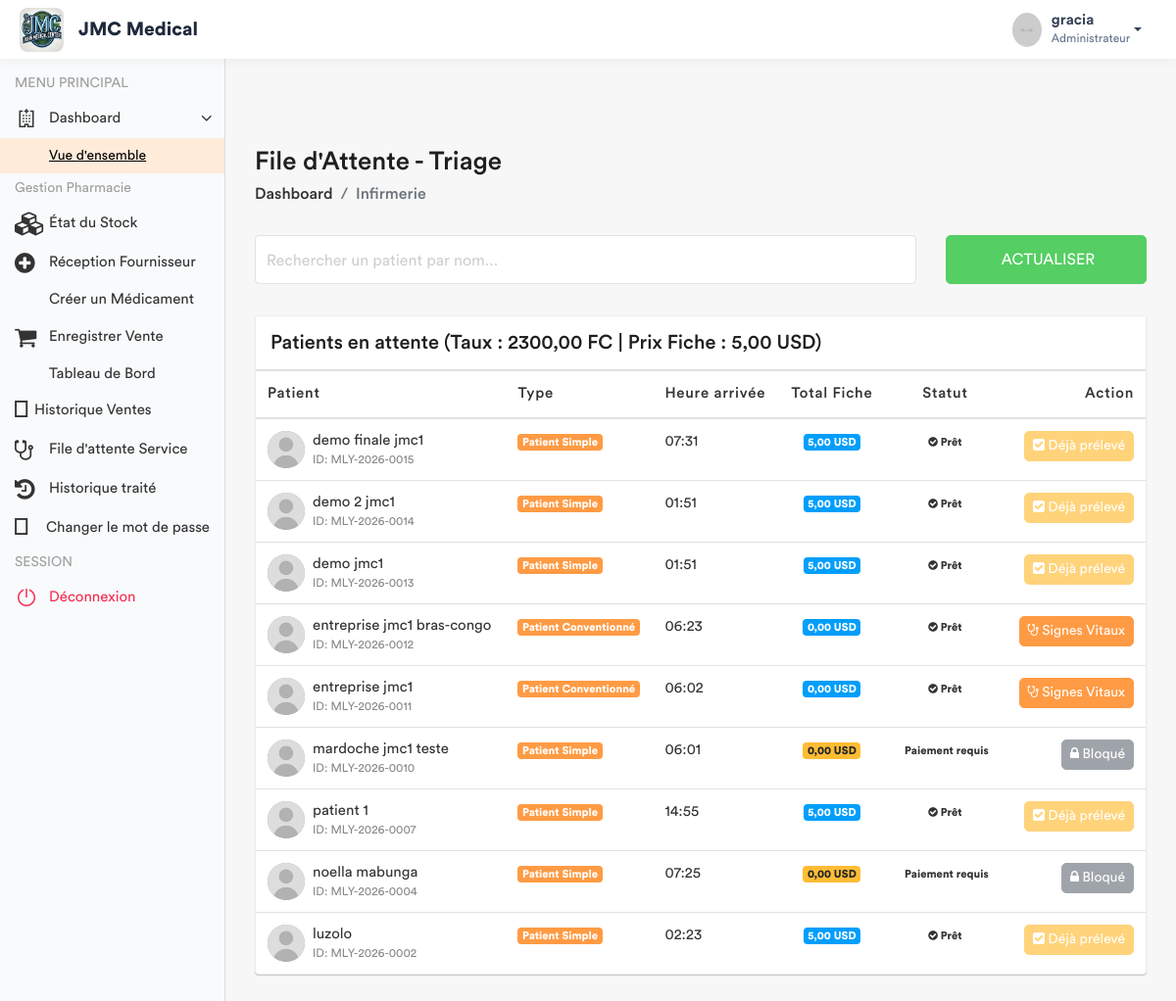
/infirmerie/attente/ (signed in), run on an earlier commit of the app's database.
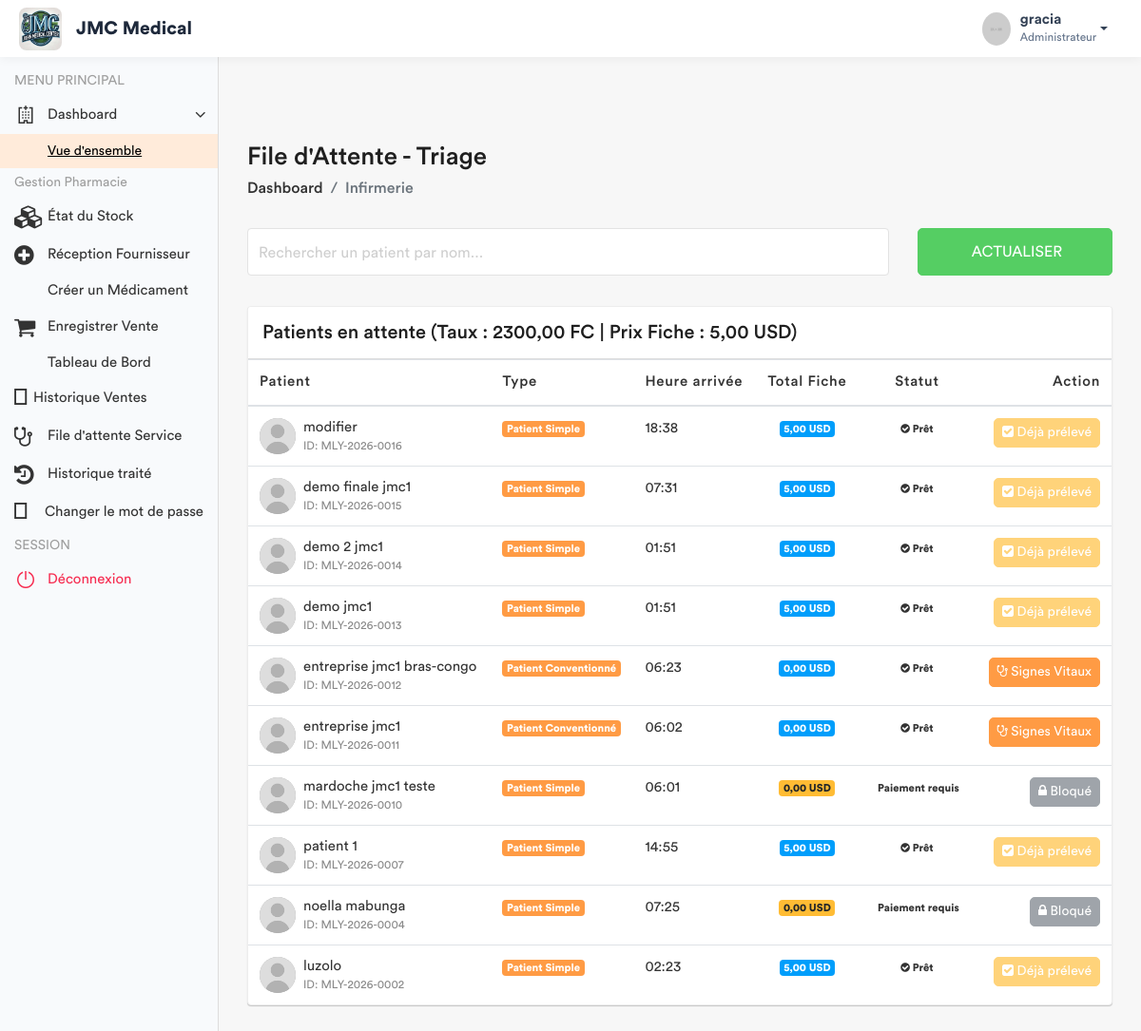
And on a later commit of the database.
### app/models.py (models this page shows, shortened)
class Patient(models.Model):
    TYPE_CHOICES = [
        ('SIMPLE', 'Patient Simple'),
        ('FIDELE', 'Patient Fidèle'),
        ('CONVENTIONNE', 'Patient Conventionné'),
    ]
    code_patient = models.CharField(max_length=20, unique=True, editable=False)
    noms = models.CharField(max_length=100)
    service = models.ForeignKey('Service', on_delete=models.PROTECT, related_name='patients', null=True)
    sexe = models.CharField(max_length=1, choices=[('M', 'Masculin'), ('F', 'Féminin')])
    age = models.CharField(max_length=30)
    adresse = models.TextField()
    telephone = models.CharField(max_length=20)
    hopital = models.ForeignKey(Hopital , on_delete=models.SET_NULL , related_name= 'patient_hopital', null = True)
    type_patient = models.CharField(max_length=15, choices=TYPE_CHOICES, default='SIMPLE')
    a_carte_fidelite = models.BooleanField(default=False, verbose_name="Possède carte de fidélité")
    entreprise = models.ForeignKey(
        'Entreprise',
        on_delete=models.SET_NULL,
        null=True,
        blank=True,
        related_name='patients',
        verbose_name="Entreprise (si conventionné)"
    )
    fiche_payee = models.BooleanField(default=False)
    created_by = models.ForeignKey(User, on_delete=models.SET_NULL, null=True, related_name='patients_crees')
    date_creation = models.DateTimeField(auto_now_add=True)
    date_modification = models.DateTimeField(auto_now=True)

### app/views.py (the view)
# urls.py: path('infirmerie/attente/', views.liste_attente_triage, name='liste_attente_triage'),
@login_required
def liste_attente_triage(request):
    taux = ConfigurationHopital.get_taux()
    role = Fonction.objects.select_related('hopital', 'fonctionKey').filter(userKey=request.user).first()
    hopital_user = role.hopital if role else None
    if not hopital_user:
        messages.error(request, "Votre compte n'est rattaché à aucun hôpital.")
        return redirect('enregistrement_patient')
    prestation_fiche = Prestation.objects.filter(
        categorie='ADM',
        libelle__icontains='Fiche',
        hopital=hopital_user
    ).first()
    prix_fiche_usd = prestation_fiche.prix if prestation_fiche else Decimal('6.00')
    patients_liste = Patient.objects.filter(hopital=hopital_user).order_by('-date_creation')
    for patient in patients_liste:
        if patient.type_patient != 'SIMPLE':
            patient.a_solde_fiche = True
            patient.total_fiche_usd = Decimal('0.00')
            patient.doit_payer_fiche = False
        else:
            patient.doit_payer_fiche = True
            paiements = Paiement.objects.filter(patient=patient, service='FICHE', hopital=hopital_user)
            total_paye_usd = sum([
                p.montant_verse if p.devise == 'USD' else (p.montant_verse / taux)
                for p in paiements
            ], Decimal('0.00'))
            patient.total_fiche_usd = total_paye_usd
            patient.a_solde_fiche = total_paye_usd >= prix_fiche_usd
        patient.a_signes_vitaux_deja_pris = SigneVital.objects.filter(patient=patient).exists()
    fonctionKey = role.fonctionKey.roleName if (role and role.fonctionKey) else None
    return render(request, 'back-end/infirmerie/liste_attente.html', {
        'patients': patients_liste,
        'taux': taux,
        'prix_fiche': prix_fiche_usd,
        'fonctionKey': fonctionKey
    })

### app/models.py (called while the page is built)
    @classmethod
    def get_taux(cls):
        config = cls.objects.first()
        if config:
            return config.taux_usd_en_cdf
        return Decimal('2500.00')

### app/templates/back-end/infirmerie/liste_attente.html (shortened to what the changed rows need)
<!DOCTYPE html>
{% load static %}
<html lang="fr">
    <head>
        {% include 'back-end/includes/css.html' %}
    </head>
    <body>
        <div class="main-wrapper">
            <div class="page-wrapper">
                <div class="content container-fluid">
                    <div class="card card-table mt-3">
                        <div class="card-body">
                            <div class="table-responsive">
                                <table class="table table-hover table-center mb-0" id="patientTable">
                                    <thead>
                                        <tr>
                                            <th>Patient</th>
                                            <th>Type</th>
                                            <th>Heure arrivée</th>
                                            <th class="text-center">Total Fiche</th>
                                            <th class="text-center">Statut</th>
                                            <th class="text-right">Action</th>
                                        </tr>
                                    </thead>
                                    <tbody>
                                        {% for patient in patients %}
                                        <tr>
                                            <td>
                                                <h2 class="table-avatar">
                                                    <a href="#" class="avatar avatar-sm mr-2">
                                                        <img class="avatar-img rounded-circle" src="{% static 'back-end/assets/img/user.jpg' %}" alt="User">
                                                    </a>
                                                    <a href="#">{{ patient.noms }} <span>ID: {{ patient.code_patient }}</span></a>
                                                </h2>
                                            </td>
                                            <td><span class="badge badge-primary">{{ patient.get_type_patient_display }}</span></td>
                                            <td>{{ patient.date_creation|date:"H:i" }}</td>
                                            <td class="text-center">
                                                <span class="badge {% if patient.a_solde_fiche %}badge-info{% else %}badge-warning{% endif %}">
                                                    {{ patient.total_fiche_usd|floatformat:2 }} USD
                                                </span>
                                            </td>
                                            <td class="text-center">
                                                {% if patient.a_solde_fiche %}
                                                    <span class="badge badge-success-border"><i class="fa fa-check-circle"></i> Prêt</span>
                                                {% else %}
                                                    <span class="badge badge-danger-border"> Paiement requis</span>
                                                {% endif %}
                                            </td>
                                            <td class="text-right">
                                                {% if not patient.a_solde_fiche and patient.doit_payer_fiche %}
                                                    <button class="btn btn-secondary btn-sm" disabled title="Le patient doit solder {{ prix_fiche }} USD">
                                                        <i class="fa fa-lock"></i> Bloqué
                                                    </button>
                                                {% elif patient.a_signes_vitaux_deja_pris %}
                                                    <button class="btn btn-warning btn-sm" disabled>
                                                        <i class="fa fa-check-square"></i> Déjà prélevé
                                                    </button>
                                                {% else %}
                                                    <a href="{% url 'saisir_signes' patient.id %}" class="btn btn-primary btn-sm">
                                                        <i class="fa fa-stethoscope"></i> Signes Vitaux
                                                    </a>
                                                {% endif %}
                                            </td>
                                        </tr>
                                        {% empty %}
                                        <tr>
                                            <td colspan="6" class="text-center py-4">Aucun patient en attente.</td>
                                        </tr>
                                        {% endfor %}
                                    </tbody>
                                </table>
                            </div>
                        </div>
                    </div>
                </div>
            </div>
        </div>
    </body>
</html>

What changed in the data, as far as the page shows it:
added Patient: noms "modifier", code_patient "MLY-2026-0016", type_patient "Patient Simple", date_creation "18:38", total_fiche_usd "5,00", shows "Prêt", shows "Déjà prélevé"
